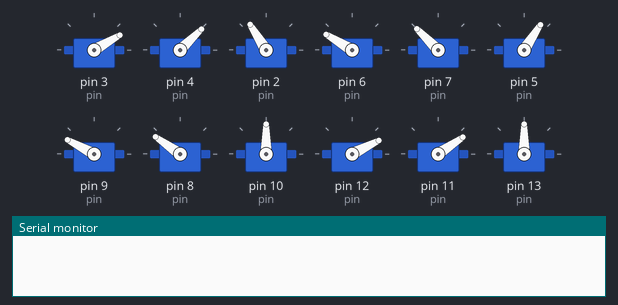
A sketch run on a simulated Arduino Uno, built with avr-gcc and run on an emulated ATmega328P. Shown: 12 × servo, the last lines printed to the serial monitor.

Above: at 0.6 s.
At 1.1 s:
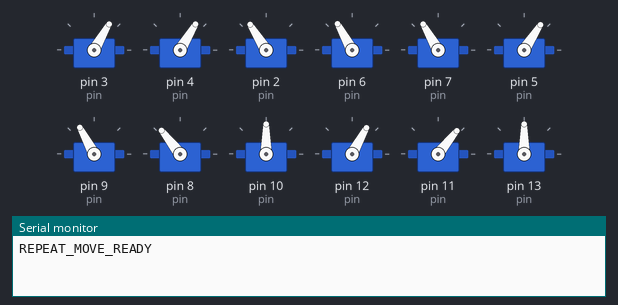
At 6.28 s:
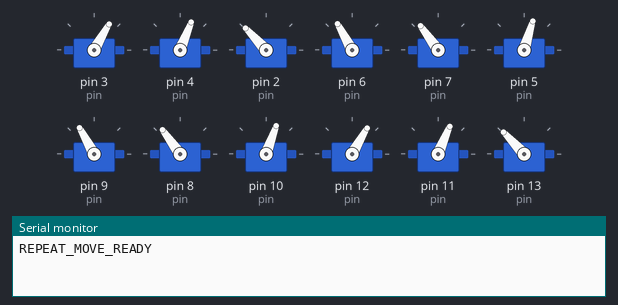
At 11.38 s:
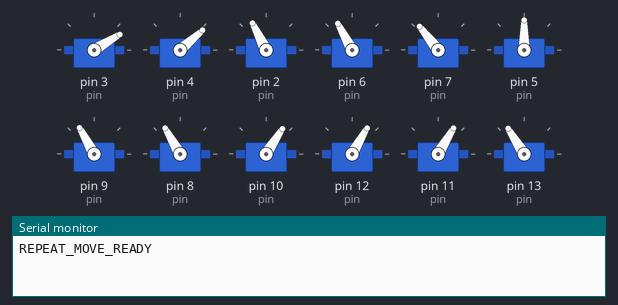
At 21.5 s:
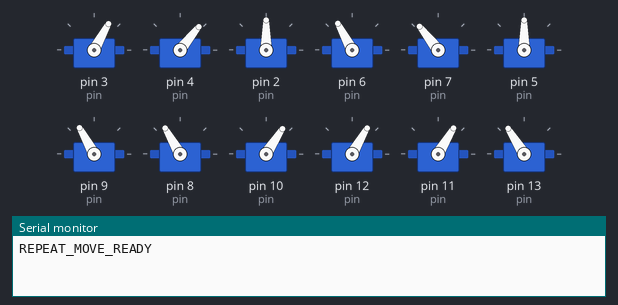
At 39.68 s:
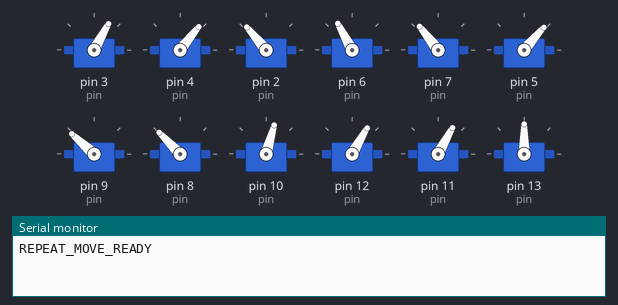
Timing chart, 0 to 40.0 s (numbered marks = the images above):
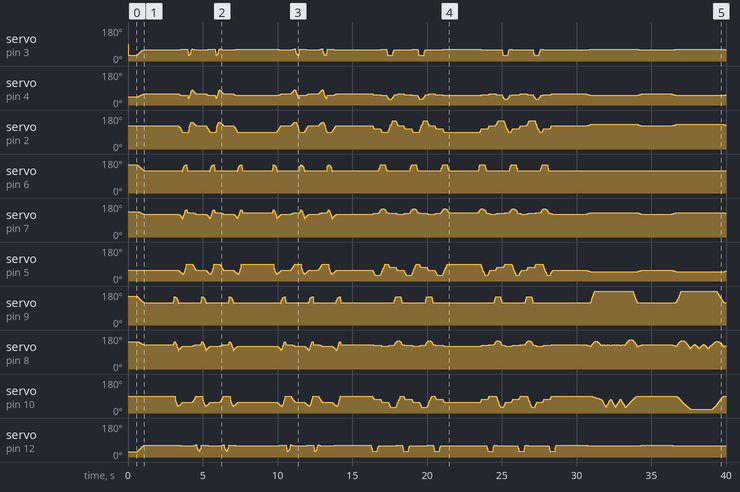

The sketch:

4_repetitive_movements.ino
```cpp
#include <Servo.h>
#include <FlexiTimer2.h>

Servo servo[4][3];
const int pin[4][3] = {{3,4,2},{6,7,5},{9,8,10},{12,11,13}};

const float La=55, Lb=77.5, Lc=27.5, Ls=71;
const float Zabs=-28, Zdef=-50, Zup=-30, Zboot=Zabs;
const float Xdef=62, Xoff=0, Ys=0, Ystep=40, Ydef=Xdef;
const float KEEP=255, PI_V=3.1415926;
const float spd_turn=4, spd_leg=8, spd_body=3, spd_seat=1;

volatile float sNow[4][3], sExp[4][3];
float tSpd[4][3], mSpd, spdMul=1;
volatile int restCnt;

const float tA=sqrt(pow(2*Xdef+Ls,2)+pow(Ystep,2));
const float tB=2*(Ys+Ystep)+Ls;
const float tC=sqrt(pow(2*Xdef+Ls,2)+pow(2*Ys+Ystep+Ls,2));
const float tAlpha=acos((tA*tA+tB*tB-tC*tC)/2/tA/tB);
const float tx1=(tA-Ls)/2, ty1=Ys+Ystep/2;
const float tx0=tx1-tB*cos(tAlpha), ty0=tB*sin(tAlpha)-ty1-Ls;

void cart2pol(volatile float &a, volatile float &b, volatile float &g,
             volatile float x, volatile float y, volatile float z) {
  float w=(x>=0?1:-1)*sqrt(x*x+y*y), v=w-Lc;
  a=atan2(z,v)+acos((La*La-Lb*Lb+v*v+z*z)/2/La/sqrt(v*v+z*z));
  b=acos((La*La+Lb*Lb-v*v-z*z)/2/La/Lb);
  g=(w>=0)?atan2(y,x):atan2(-y,-x);
  a=a/PI_V*180; b=b/PI_V*180; g=g/PI_V*180;
}

void pol2srv(int l, float a, float b, float g) {
  if(l==0){a=90-a;g+=90;} else if(l==1){a+=90;b=180-b;g=90-g;}
  else if(l==2){a+=90;b=180-b;g=90-g;} else{a=90-a;g+=90;}
  servo[l][0].write(a); servo[l][1].write(b); servo[l][2].write(g);
}

void srvISR(void) {
  sei(); static float a,b,g;
  for(int i=0;i<4;i++){
    for(int j=0;j<3;j++){
      if(abs(sNow[i][j]-sExp[i][j])>=abs(tSpd[i][j])) sNow[i][j]+=tSpd[i][j];
      else sNow[i][j]=sExp[i][j];
    }
    cart2pol(a,b,g,sNow[i][0],sNow[i][1],sNow[i][2]);
    pol2srv(i,a,b,g);
  }
  restCnt++;
}

void setSite(int l, float x, float y, float z) {
  float dx=0,dy=0,dz=0;
  if(x!=KEEP) dx=x-sNow[l][0]; if(y!=KEEP) dy=y-sNow[l][1]; if(z!=KEEP) dz=z-sNow[l][2];
  float len=sqrt(dx*dx+dy*dy+dz*dz);
  tSpd[l][0]=dx/len*mSpd*spdMul; tSpd[l][1]=dy/len*mSpd*spdMul; tSpd[l][2]=dz/len*mSpd*spdMul;
  if(x!=KEEP) sExp[l][0]=x; if(y!=KEEP) sExp[l][1]=y; if(z!=KEEP) sExp[l][2]=z;
}

void waitLeg(int l){while(sNow[l][0]!=sExp[l][0]||sNow[l][1]!=sExp[l][1]||sNow[l][2]!=sExp[l][2]);}
void waitAll(){for(int i=0;i<4;i++) waitLeg(i);}
void stand(){mSpd=spd_seat;for(int i=0;i<4;i++)setSite(i,KEEP,KEEP,Zdef);waitAll();}
void sit(){mSpd=spd_seat;for(int i=0;i<4;i++)setSite(i,KEEP,KEEP,Zboot);waitAll();}

void stepFwd(unsigned int s) {
  mSpd=spd_leg;
  while(s-->0){
    if(sNow[2][1]==Ys){
      setSite(2,Xdef+Xoff,Ys,Zup);waitAll();
      setSite(2,Xdef+Xoff,Ys+2*Ystep,Zup);waitAll();
      setSite(2,Xdef+Xoff,Ys+2*Ystep,Zdef);waitAll();
      mSpd=spd_body;
      setSite(0,Xdef+Xoff,Ys,Zdef);setSite(1,Xdef+Xoff,Ys+2*Ystep,Zdef);
      setSite(2,Xdef-Xoff,Ys+Ystep,Zdef);setSite(3,Xdef-Xoff,Ys+Ystep,Zdef);waitAll();
      mSpd=spd_leg;
      setSite(1,Xdef+Xoff,Ys+2*Ystep,Zup);waitAll();
      setSite(1,Xdef+Xoff,Ys,Zup);waitAll();
      setSite(1,Xdef+Xoff,Ys,Zdef);waitAll();
    } else {
      setSite(0,Xdef+Xoff,Ys,Zup);waitAll();
      setSite(0,Xdef+Xoff,Ys+2*Ystep,Zup);waitAll();
      setSite(0,Xdef+Xoff,Ys+2*Ystep,Zdef);waitAll();
      mSpd=spd_body;
      setSite(0,Xdef-Xoff,Ys+Ystep,Zdef);setSite(1,Xdef-Xoff,Ys+Ystep,Zdef);
      setSite(2,Xdef+Xoff,Ys,Zdef);setSite(3,Xdef+Xoff,Ys+2*Ystep,Zdef);waitAll();
      mSpd=spd_leg;
      setSite(3,Xdef+Xoff,Ys+2*Ystep,Zup);waitAll();
      setSite(3,Xdef+Xoff,Ys,Zup);waitAll();
      setSite(3,Xdef+Xoff,Ys,Zdef);waitAll();
    }
  }
}

void stepBack(unsigned int s) {
  mSpd=spd_leg;
  while(s-->0){
    if(sNow[3][1]==Ys){
      setSite(3,Xdef+Xoff,Ys,Zup);waitAll();
      setSite(3,Xdef+Xoff,Ys+2*Ystep,Zup);waitAll();
      setSite(3,Xdef+Xoff,Ys+2*Ystep,Zdef);waitAll();
      mSpd=spd_body;
      setSite(0,Xdef+Xoff,Ys+2*Ystep,Zdef);setSite(1,Xdef+Xoff,Ys,Zdef);
      setSite(2,Xdef-Xoff,Ys+Ystep,Zdef);setSite(3,Xdef-Xoff,Ys+Ystep,Zdef);waitAll();
      mSpd=spd_leg;
      setSite(0,Xdef+Xoff,Ys+2*Ystep,Zup);waitAll();
      setSite(0,Xdef+Xoff,Ys,Zup);waitAll();
      setSite(0,Xdef+Xoff,Ys,Zdef);waitAll();
    } else {
      setSite(1,Xdef+Xoff,Ys,Zup);waitAll();
      setSite(1,Xdef+Xoff,Ys+2*Ystep,Zup);waitAll();
      setSite(1,Xdef+Xoff,Ys+2*Ystep,Zdef);waitAll();
      mSpd=spd_body;
      setSite(0,Xdef-Xoff,Ys+Ystep,Zdef);setSite(1,Xdef-Xoff,Ys+Ystep,Zdef);
      setSite(2,Xdef+Xoff,Ys+2*Ystep,Zdef);setSite(3,Xdef+Xoff,Ys,Zdef);waitAll();
      mSpd=spd_leg;
      setSite(2,Xdef+Xoff,Ys+2*Ystep,Zup);waitAll();
      setSite(2,Xdef+Xoff,Ys,Zup);waitAll();
      setSite(2,Xdef+Xoff,Ys,Zdef);waitAll();
    }
  }
}

void turnLeft(unsigned int s) {
  mSpd=spd_turn;
  while(s-->0){
    if(sNow[3][1]==Ys){
      setSite(3,Xdef+Xoff,Ys,Zup);waitAll();
      setSite(0,tx1-Xoff,ty1,Zdef);setSite(1,tx0-Xoff,ty0,Zdef);
      setSite(2,tx1+Xoff,ty1,Zdef);setSite(3,tx0+Xoff,ty0,Zup);waitAll();
      setSite(3,tx0+Xoff,ty0,Zdef);waitAll();
      setSite(0,tx1+Xoff,ty1,Zdef);setSite(1,tx0+Xoff,ty0,Zdef);
      setSite(2,tx1-Xoff,ty1,Zdef);setSite(3,tx0-Xoff,ty0,Zdef);waitAll();
      setSite(1,tx0+Xoff,ty0,Zup);waitAll();
      setSite(0,Xdef+Xoff,Ys,Zdef);setSite(1,Xdef+Xoff,Ys,Zup);
      setSite(2,Xdef-Xoff,Ys+Ystep,Zdef);setSite(3,Xdef-Xoff,Ys+Ystep,Zdef);waitAll();
      setSite(1,Xdef+Xoff,Ys,Zdef);waitAll();
    } else {
      setSite(0,Xdef+Xoff,Ys,Zup);waitAll();
      setSite(0,tx0+Xoff,ty0,Zup);setSite(1,tx1+Xoff,ty1,Zdef);
      setSite(2,tx0-Xoff,ty0,Zdef);setSite(3,tx1-Xoff,ty1,Zdef);waitAll();
      setSite(0,tx0+Xoff,ty0,Zdef);waitAll();
      setSite(0,tx0-Xoff,ty0,Zdef);setSite(1,tx1-Xoff,ty1,Zdef);
      setSite(2,tx0+Xoff,ty0,Zdef);setSite(3,tx1+Xoff,ty1,Zdef);waitAll();
      setSite(2,tx0+Xoff,ty0,Zup);waitAll();
      setSite(0,Xdef-Xoff,Ys+Ystep,Zdef);setSite(1,Xdef-Xoff,Ys+Ystep,Zdef);
      setSite(2,Xdef+Xoff,Ys,Zup);setSite(3,Xdef+Xoff,Ys,Zdef);waitAll();
      setSite(2,Xdef+Xoff,Ys,Zdef);waitAll();
    }
  }
}

void turnRight(unsigned int s) {
  mSpd=spd_turn;
  while(s-->0){
    if(sNow[2][1]==Ys){
      setSite(2,Xdef+Xoff,Ys,Zup);waitAll();
      setSite(0,tx0-Xoff,ty0,Zdef);setSite(1,tx1-Xoff,ty1,Zdef);
      setSite(2,tx0+Xoff,ty0,Zup);setSite(3,tx1+Xoff,ty1,Zdef);waitAll();
      setSite(2,tx0+Xoff,ty0,Zdef);waitAll();
      setSite(0,tx0+Xoff,ty0,Zdef);setSite(1,tx1+Xoff,ty1,Zdef);
      setSite(2,tx0-Xoff,ty0,Zdef);setSite(3,tx1-Xoff,ty1,Zdef);waitAll();
      setSite(0,tx0+Xoff,ty0,Zup);waitAll();
      setSite(0,Xdef+Xoff,Ys,Zup);setSite(1,Xdef+Xoff,Ys,Zdef);
      setSite(2,Xdef-Xoff,Ys+Ystep,Zdef);setSite(3,Xdef-Xoff,Ys+Ystep,Zdef);waitAll();
      setSite(0,Xdef+Xoff,Ys,Zdef);waitAll();
    } else {
      setSite(1,Xdef+Xoff,Ys,Zup);waitAll();
      setSite(0,tx1+Xoff,ty1,Zdef);setSite(1,tx0+Xoff,ty0,Zup);
      setSite(2,tx1-Xoff,ty1,Zdef);setSite(3,tx0-Xoff,ty0,Zdef);waitAll();
      setSite(1,tx0+Xoff,ty0,Zdef);waitAll();
      setSite(0,tx1-Xoff,ty1,Zdef);setSite(1,tx0-Xoff,ty0,Zdef);
      setSite(2,tx1+Xoff,ty1,Zdef);setSite(3,tx0+Xoff,ty0,Zdef);waitAll();
      setSite(3,tx0+Xoff,ty0,Zup);waitAll();
      setSite(0,Xdef-Xoff,Ys+Ystep,Zdef);setSite(1,Xdef-Xoff,Ys+Ystep,Zdef);
      setSite(2,Xdef+Xoff,Ys,Zdef);setSite(3,Xdef+Xoff,Ys,Zup);waitAll();
      setSite(3,Xdef+Xoff,Ys,Zdef);waitAll();
    }
  }
}

void bodyLeft(int i){
  setSite(0,sNow[0][0]+i,KEEP,KEEP);setSite(1,sNow[1][0]+i,KEEP,KEEP);
  setSite(2,sNow[2][0]-i,KEEP,KEEP);setSite(3,sNow[3][0]-i,KEEP,KEEP);waitAll();
}

void bodyRight(int i){
  setSite(0,sNow[0][0]-i,KEEP,KEEP);setSite(1,sNow[1][0]-i,KEEP,KEEP);
  setSite(2,sNow[2][0]+i,KEEP,KEEP);setSite(3,sNow[3][0]+i,KEEP,KEEP);waitAll();
}

void handWave(int i){
  float xt,yt,zt; mSpd=1;
  if(sNow[3][1]==Ys){
    bodyRight(15); xt=sNow[2][0];yt=sNow[2][1];zt=sNow[2][2]; mSpd=spd_body;
    for(int j=0;j<i;j++){setSite(2,tx1,ty1,50);waitAll();setSite(2,tx0,ty0,50);waitAll();}
    setSite(2,xt,yt,zt);waitAll(); mSpd=1; bodyLeft(15);
  } else {
    bodyLeft(15); xt=sNow[0][0];yt=sNow[0][1];zt=sNow[0][2]; mSpd=spd_body;
    for(int j=0;j<i;j++){setSite(0,tx1,ty1,50);waitAll();setSite(0,tx0,ty0,50);waitAll();}
    setSite(0,xt,yt,zt);waitAll(); mSpd=1; bodyRight(15);
  }
}

void handShake(int i){
  float xt,yt,zt; mSpd=1;
  if(sNow[3][1]==Ys){
    bodyRight(15); xt=sNow[2][0];yt=sNow[2][1];zt=sNow[2][2]; mSpd=spd_body;
    for(int j=0;j<i;j++){setSite(2,Xdef-30,Ys+2*Ystep,55);waitAll();setSite(2,Xdef-30,Ys+2*Ystep,10);waitAll();}
    setSite(2,xt,yt,zt);waitAll(); mSpd=1; bodyLeft(15);
  } else {
    bodyLeft(15); xt=sNow[0][0];yt=sNow[0][1];zt=sNow[0][2]; mSpd=spd_body;
    for(int j=0;j<i;j++){setSite(0,Xdef-30,Ys+2*Ystep,55);waitAll();setSite(0,Xdef-30,Ys+2*Ystep,10);waitAll();}
    setSite(0,xt,yt,zt);waitAll(); mSpd=1; bodyRight(15);
  }
}

void headUp(int i){
  setSite(0,KEEP,KEEP,sNow[0][2]-i);setSite(1,KEEP,KEEP,sNow[1][2]+i);
  setSite(2,KEEP,KEEP,sNow[2][2]-i);setSite(3,KEEP,KEEP,sNow[3][2]+i);waitAll();
}

void headDown(int i){
  setSite(0,KEEP,KEEP,sNow[0][2]+i);setSite(1,KEEP,KEEP,sNow[1][2]-i);
  setSite(2,KEEP,KEEP,sNow[2][2]+i);setSite(3,KEEP,KEEP,sNow[3][2]-i);waitAll();
}

void bodyDance(int i){
  float ds=2; sit(); mSpd=1;
  setSite(0,Xdef,Ydef,KEEP);setSite(1,Xdef,Ydef,KEEP);
  setSite(2,Xdef,Ydef,KEEP);setSite(3,Xdef,Ydef,KEEP);waitAll();
  setSite(0,Xdef,Ydef,Zdef-20);setSite(1,Xdef,Ydef,Zdef-20);
  setSite(2,Xdef,Ydef,Zdef-20);setSite(3,Xdef,Ydef,Zdef-20);waitAll();
  mSpd=ds; headUp(30);
  for(int j=0;j<i;j++){
    if(j>i/4) mSpd=ds*2; if(j>i/2) mSpd=ds*3;
    setSite(0,KEEP,Ydef-20,KEEP);setSite(1,KEEP,Ydef+20,KEEP);
    setSite(2,KEEP,Ydef-20,KEEP);setSite(3,KEEP,Ydef+20,KEEP);waitAll();
    setSite(0,KEEP,Ydef+20,KEEP);setSite(1,KEEP,Ydef-20,KEEP);
    setSite(2,KEEP,Ydef+20,KEEP);setSite(3,KEEP,Ydef-20,KEEP);waitAll();
  }
  mSpd=ds; headDown(30);
}

void setup() {
  Serial.begin(115200);
  setSite(0,Xdef-Xoff,Ys+Ystep,Zboot);setSite(1,Xdef-Xoff,Ys+Ystep,Zboot);
  setSite(2,Xdef+Xoff,Ys,Zboot);setSite(3,Xdef+Xoff,Ys,Zboot);
  for(int i=0;i<4;i++) for(int j=0;j<3;j++) sNow[i][j]=sExp[i][j];
  FlexiTimer2::set(20,srvISR); FlexiTimer2::start();
  for(int i=0;i<4;i++) for(int j=0;j<3;j++){servo[i][j].attach(pin[i][j]);delay(50);}
  Serial.println(F("REPEAT_MOVE_READY"));
}

void loop() {
  stand(); delay(2000);
  stepFwd(5); delay(2000);
  stepBack(5); delay(2000);
  turnLeft(5); delay(2000);
  turnRight(5); delay(2000);
  handWave(3); delay(2000);
  handShake(3); delay(2000);
  bodyDance(10); delay(2000);
  sit(); delay(5000);
}
```
